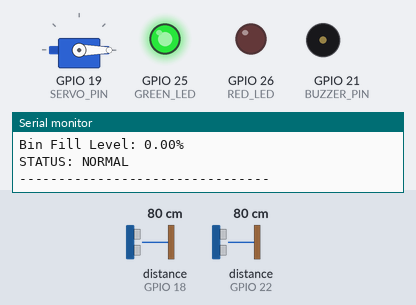
A sketch run on a simulated ESP32. Shown: servo, output pins drawn as LEDs (lit = HIGH), buzzer (waves = sounding, pin HIGH), the last lines printed to the serial monitor. Wiring (from diagram.json): 2 × ultrasonic range finder: trigger GPIO 23, echo GPIO 22 / trigger GPIO 5, echo GPIO 18. The inputs (shaded band) are chosen by the test bench; at power-on: distance to the obstacle (sensors on GPIO 18, GPIO 22) 80 cm. The echo pulse lasts 58.3 µs per cm; pins used as bus, display or sensor lines are not drawn.

Above: at 1.9 s.
2.0 s: distance to the obstacle (sensor on GPIO 18) set to 5 cm
3.5 s: distance to the obstacle (sensor on GPIO 18) set to 2 cm
At 4.8 s:
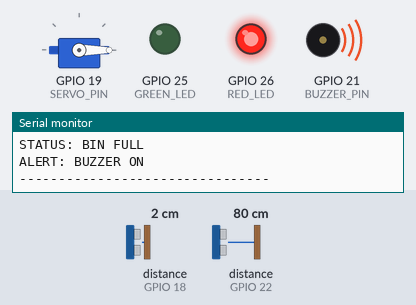
6.0 s: distance to the obstacle (sensor on GPIO 22) set to 23 cm
7.9 s: distance to the obstacle (sensor on GPIO 22) set to 19 cm
At 10.4 s:
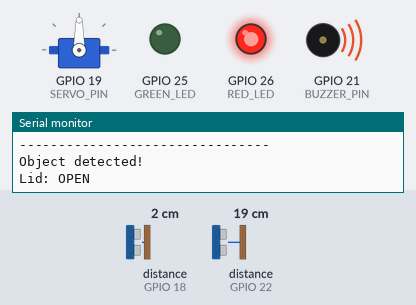
12.2 s: distance to the obstacle (sensor on GPIO 22) set to 35 cm
At 12.7 s:
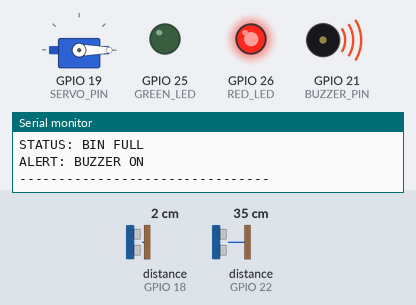
13.7 s: distance to the obstacle (sensor on GPIO 22) set to 2 cm
At 14.9 s:
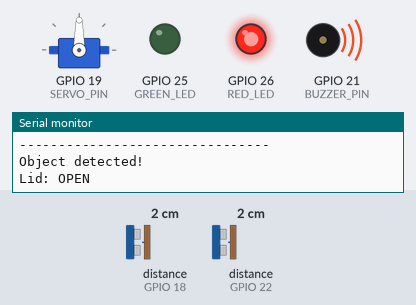
Timing chart, 0 to 19.0 s (numbered marks = the images above; inputs shaded):
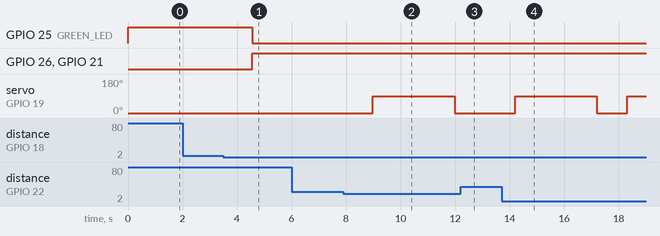

The sketch:

smart_dustbin.ino
```cpp
#include <ESP32Servo.h>

// ==================================================
//                 SMART DUSTBIN
// ==================================================

// ---------- OBJECT / HAND SENSOR ----------
#define OBJECT_TRIG 23
#define OBJECT_ECHO 22

// ---------- WASTE LEVEL SENSOR ----------
#define WASTE_TRIG 5
#define WASTE_ECHO 18

// ---------- OUTPUTS ----------
#define SERVO_PIN 19
#define BUZZER_PIN 21
#define GREEN_LED 25
#define RED_LED 26

// ---------- SETTINGS ----------
#define BIN_HEIGHT 40.0
#define HAND_DISTANCE 20.0
#define FULL_LEVEL 90.0

// ---------- SERVO ----------
Servo lidServo;


// ==================================================
//              READ ULTRASONIC DISTANCE
// ==================================================

float readDistance(int trigPin, int echoPin) {

  digitalWrite(trigPin, LOW);
  delayMicroseconds(2);

  digitalWrite(trigPin, HIGH);
  delayMicroseconds(10);

  digitalWrite(trigPin, LOW);

  long duration = pulseIn(echoPin, HIGH, 30000);

  if (duration == 0) {
    return -1;
  }

  float distance = duration * 0.0343 / 2;

  return distance;
}


// ==================================================
//                     SETUP
// ==================================================

void setup() {

  Serial.begin(115200);

  // Object Sensor
  pinMode(OBJECT_TRIG, OUTPUT);
  pinMode(OBJECT_ECHO, INPUT);

  // Waste Sensor
  pinMode(WASTE_TRIG, OUTPUT);
  pinMode(WASTE_ECHO, INPUT);

  // Outputs
  pinMode(BUZZER_PIN, OUTPUT);
  pinMode(GREEN_LED, OUTPUT);
  pinMode(RED_LED, OUTPUT);

  // Servo
  lidServo.attach(SERVO_PIN);

  // Lid initially closed
  lidServo.write(0);

  // Initial status
  digitalWrite(BUZZER_PIN, LOW);
  digitalWrite(GREEN_LED, HIGH);
  digitalWrite(RED_LED, LOW);

  // Startup message
  Serial.println();
  Serial.println("================================");
  Serial.println("     SMART DUSTBIN STARTED");
  Serial.println("================================");
  Serial.println();
}


// ==================================================
//                      LOOP
// ==================================================

void loop() {

  // ==================================================
  //              OBJECT SENSOR READING
  // ==================================================

  float objectDistance =
    readDistance(OBJECT_TRIG, OBJECT_ECHO);

  // Small gap between ultrasonic sensors
  delay(100);


  // ==================================================
  //              WASTE SENSOR READING
  // ==================================================

  float wasteDistance =
    readDistance(WASTE_TRIG, WASTE_ECHO);


  // ==================================================
  //             OBJECT / HAND DETECTION
  // ==================================================

  if (objectDistance > 0 &&
      objectDistance <= HAND_DISTANCE) {

    Serial.println("Object detected!");
    Serial.println("Lid: OPEN");

    // Open lid
    lidServo.write(90);

    // Keep lid open for 3 seconds
    delay(3000);

    // Close lid
    lidServo.write(0);

    Serial.println("Lid: CLOSED");
  }


  // ==================================================
  //                 WASTE LEVEL
  // ==================================================

  if (wasteDistance > 0) {

    float fillPercentage;


    // --------------------------------------------------
    // If sensor sees something farther than bin height,
    // treat bin as empty (0%)
    // --------------------------------------------------

    if (wasteDistance >= BIN_HEIGHT) {

      fillPercentage = 0;

    }

    else {

      // Calculate fill percentage
      fillPercentage =
        ((BIN_HEIGHT - wasteDistance) / BIN_HEIGHT) * 100.0;
    }


    // Keep percentage between 0 and 100

    if (fillPercentage < 0) {
      fillPercentage = 0;
    }

    if (fillPercentage > 100) {
      fillPercentage = 100;
    }


    // ==================================================
    //              SERIAL MONITOR
    // ==================================================

    Serial.print("Waste Distance: ");
    Serial.print(wasteDistance);
    Serial.println(" cm");

    Serial.print("Bin Fill Level: ");
    Serial.print(fillPercentage);
    Serial.println("%");


    // ==================================================
    //                  BIN FULL ALERT
    // ==================================================

    if (fillPercentage >= FULL_LEVEL) {

      digitalWrite(GREEN_LED, LOW);
      digitalWrite(RED_LED, HIGH);
      digitalWrite(BUZZER_PIN, HIGH);

      Serial.println("STATUS: BIN FULL");
      Serial.println("ALERT: BUZZER ON");
    }


    // ==================================================
    //                  NORMAL STATUS
    // ==================================================

    else {

      digitalWrite(GREEN_LED, HIGH);
      digitalWrite(RED_LED, LOW);
      digitalWrite(BUZZER_PIN, LOW);

      Serial.println("STATUS: NORMAL");
    }
  }


  // ==================================================
  //             SENSOR INVALID / NO ECHO
  // ==================================================

  else {

    Serial.println("Waste Sensor: No Echo");
  }


  Serial.println("--------------------------------");

  delay(1000);
}
```

Measured:
- the behaviour switches between 4 and 3 cm on distance to the obstacle (sensor on GPIO 18) (found by bisection; images 0 and 1)
- the behaviour switches between 21 and 20 cm on distance to the obstacle (sensor on GPIO 22) (found by bisection; images 1 and 2)
- after the input at 3.5 s, GPIO 25 (GREEN_LED): HIGH → LOW after 1.1 s; GPIO 26 (RED_LED), GPIO 21 (BUZZER_PIN): LOW → HIGH after 1.1 s
- after the input at 7.9 s, servo on GPIO 19 (SERVO_PIN): 0° → 90° after 1.1 s, → 0° 3.0 s later
- after the input at 12.2 s, servo on GPIO 19 (SERVO_PIN): stays 0° (without the input it goes to 90° after 0.89 s)
- after the input at 13.7 s, servo on GPIO 19 (SERVO_PIN): 0° → 90° after 0.50 s, → 0° 3.0 s later, → 90° 1.1 s later
